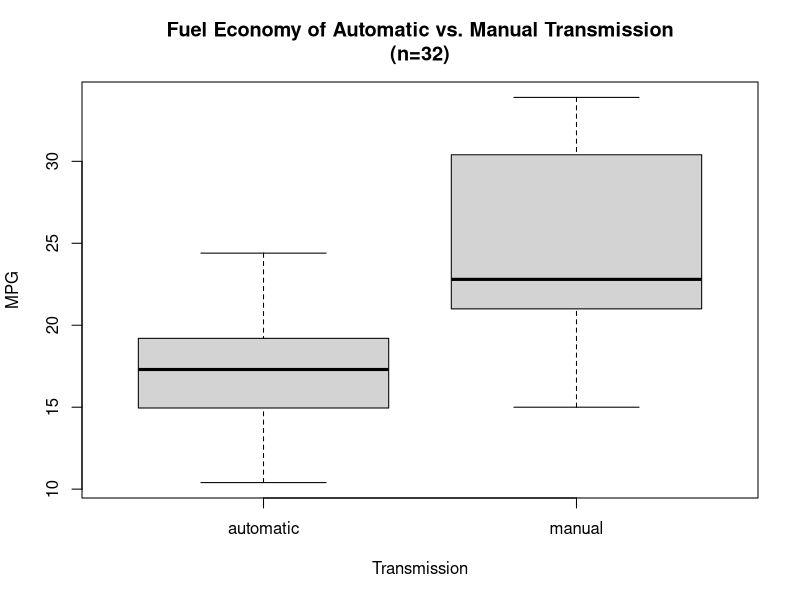
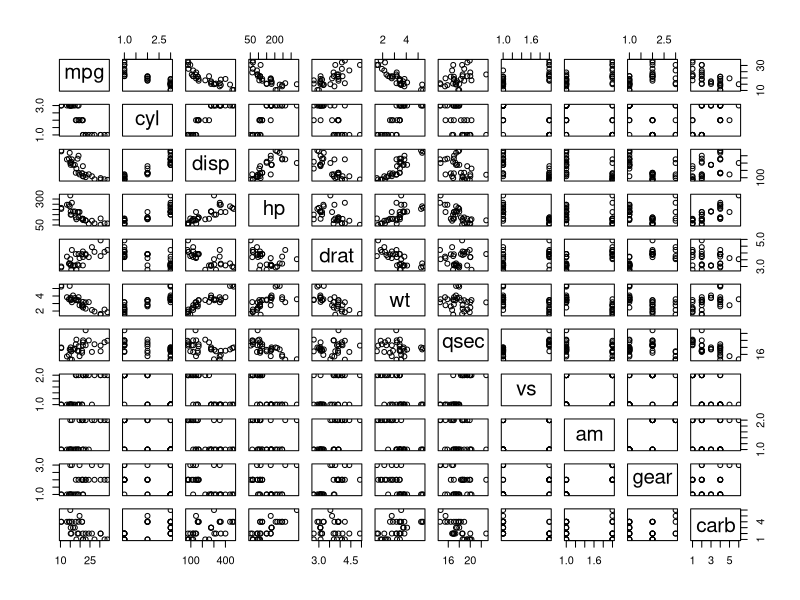
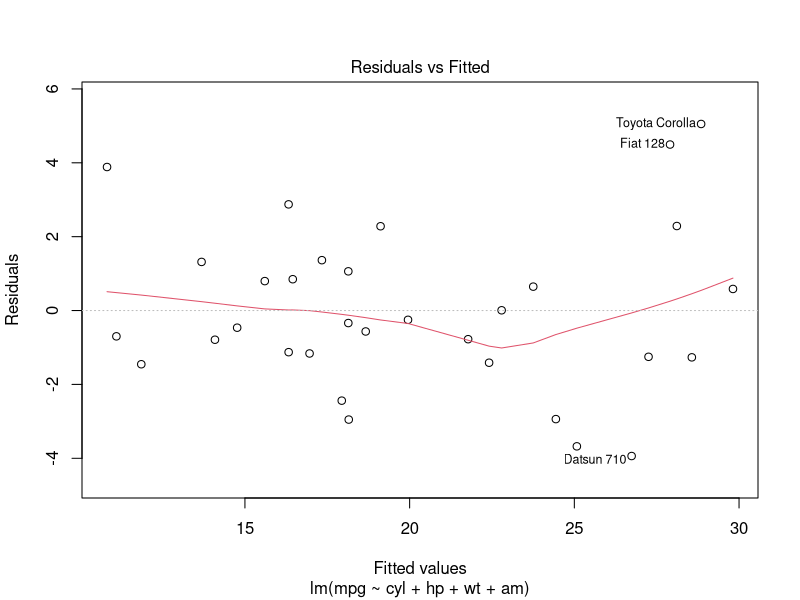
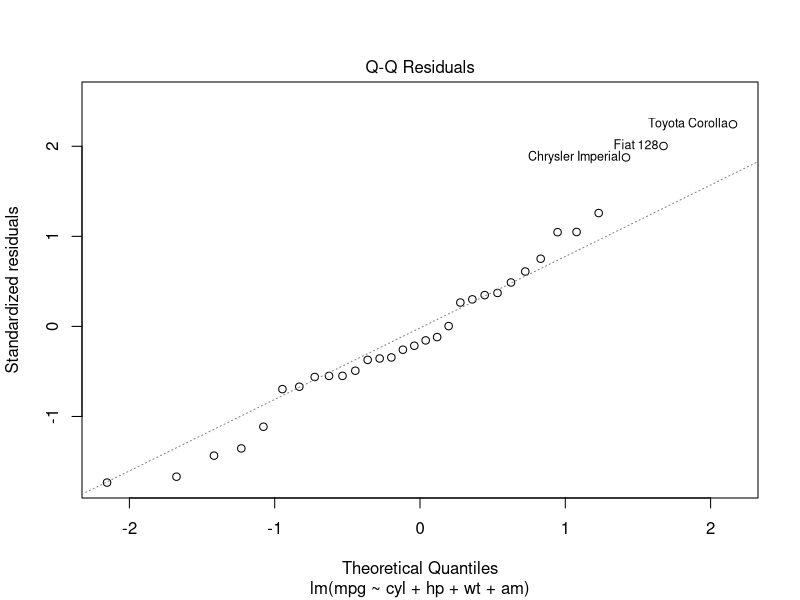
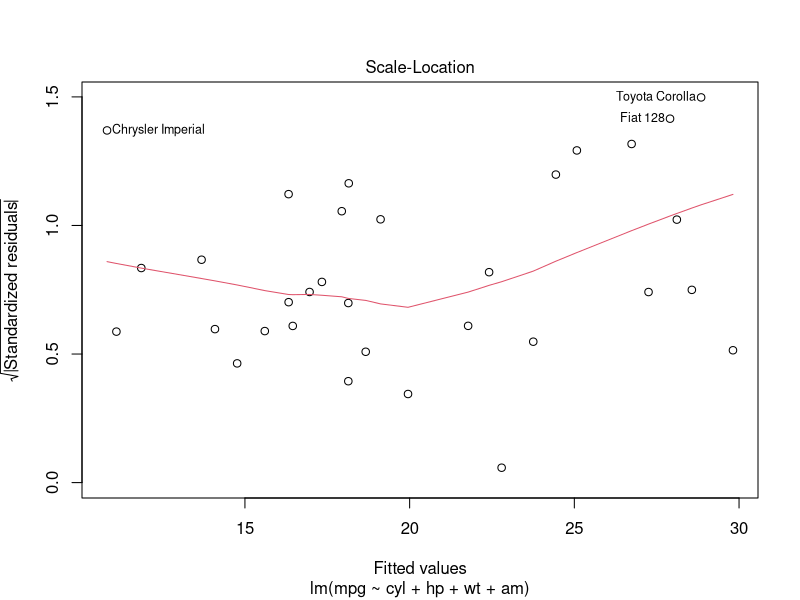
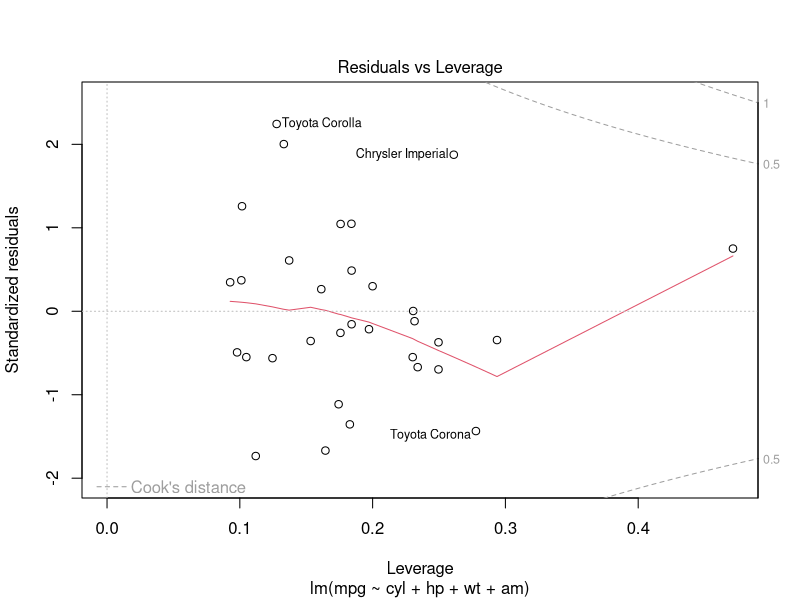
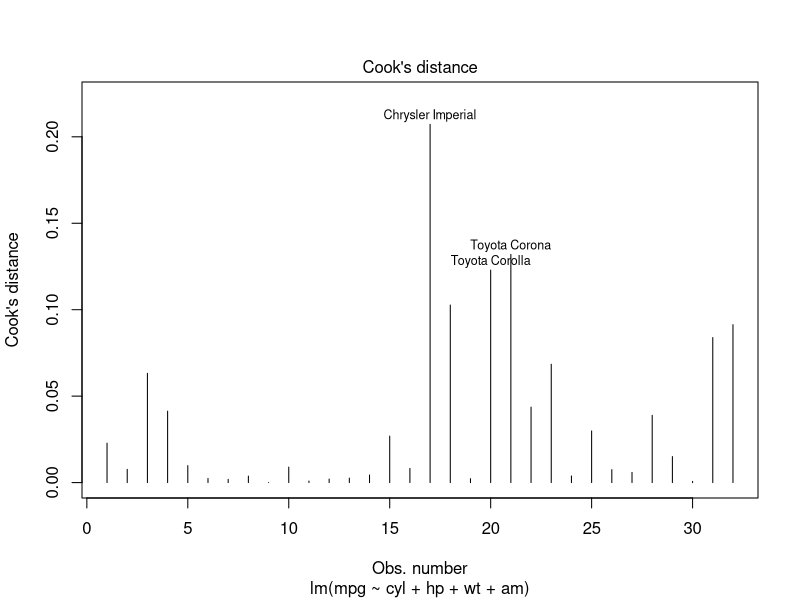
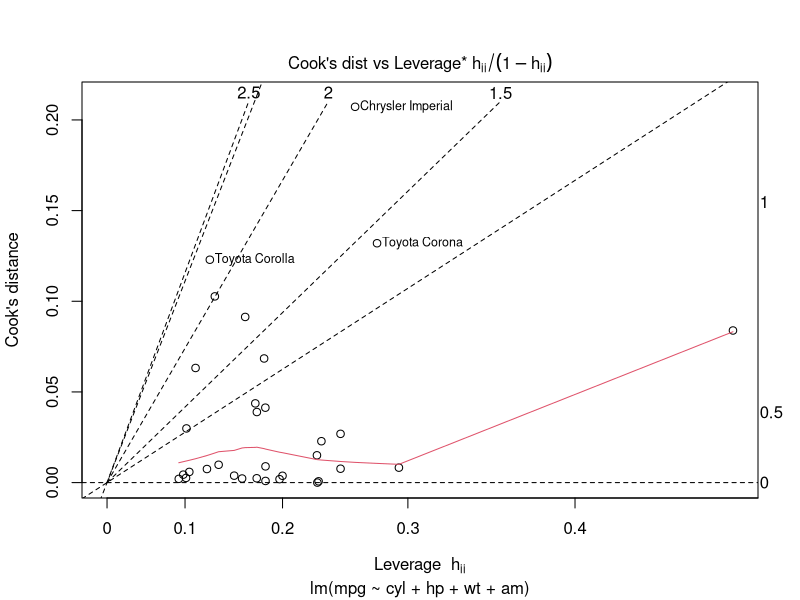

Reproduce these figures in R, in order.
## ---- chunk 1
# explicitly load mtcars from {datasets}
data(mtcars)
str(mtcars)

mtcars[, c('cyl', 'gear', 'carb')] <- lapply(mtcars[, c('cyl', 'gear', 'carb')], factor)
mtcars$vs <- factor(mtcars$vs, labels = c('V Engine', 'Straight Engine'))
mtcars$am <- factor(mtcars$am, labels = c('automatic', 'manual'))
## ---- chunk 2
full.model <- lm(mpg ~ ., data = mtcars)
best.model <- step(full.model, direction = 'backward')
## ---- chunk 3
summary(best.model)
## ---- chunk 4
t.test(mpg ~ am, mtcars)
## ---- chunk 5
boxplot(mpg ~ am, data = mtcars,
        xlab = 'Transmission', ylab = 'MPG',
        main = paste0('Fuel Economy of Automatic vs. Manual Transmission\n(n=',
                      nrow(mtcars), ')'))
pairs(mtcars)

plot(best.model)

plot(best.model, which=c(4,6))
